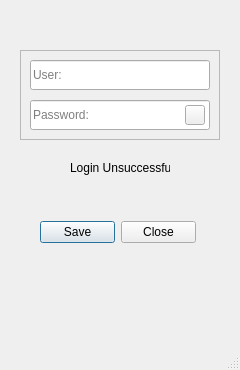
<?xml version="1.0" encoding="UTF-8"?>
<ui version="4.0">
 <class>MainWindow</class>
 <widget class="QMainWindow" name="MainWindow">
  <property name="geometry">
   <rect>
    <x>0</x>
    <y>0</y>
    <width>240</width>
    <height>370</height>
   </rect>
  </property>
  <property name="windowTitle">
   <string>MainWindow</string>
  </property>
  <widget class="QWidget" name="centralwidget">
   <widget class="QStackedWidget" name="stackedWidget">
    <property name="geometry">
     <rect>
      <x>0</x>
      <y>20</y>
      <width>240</width>
      <height>360</height>
     </rect>
    </property>
    <property name="frameShape">
     <enum>QFrame::Shape::NoFrame</enum>
    </property>
    <property name="frameShadow">
     <enum>QFrame::Shadow::Raised</enum>
    </property>
    <property name="currentIndex">
     <number>0</number>
    </property>
    <widget class="QWidget" name="LoginPage">
     <widget class="QDialogButtonBox" name="SubmitLoginData">
      <property name="geometry">
       <rect>
        <x>40</x>
        <y>200</y>
        <width>156</width>
        <height>24</height>
       </rect>
      </property>
      <property name="standardButtons">
       <set>QDialogButtonBox::StandardButton::Close|QDialogButtonBox::StandardButton::Save</set>
      </property>
     </widget>
     <widget class="QFrame" name="LoginFrame">
      <property name="geometry">
       <rect>
        <x>20</x>
        <y>30</y>
        <width>200</width>
        <height>90</height>
       </rect>
      </property>
      <property name="frameShape">
       <enum>QFrame::Shape::StyledPanel</enum>
      </property>
      <property name="frameShadow">
       <enum>QFrame::Shadow::Raised</enum>
      </property>
      <widget class="QLineEdit" name="PasswordField">
       <property name="geometry">
        <rect>
         <x>10</x>
         <y>50</y>
         <width>180</width>
         <height>30</height>
        </rect>
       </property>
       <property name="font">
        <font>
         <kerning>true</kerning>
        </font>
       </property>
       <property name="echoMode">
        <enum>QLineEdit::EchoMode::Password</enum>
       </property>
       <property name="placeholderText">
        <string>Password:</string>
       </property>
       <property name="clearButtonEnabled">
        <bool>false</bool>
       </property>
      </widget>
      <widget class="QLineEdit" name="UserField">
       <property name="geometry">
        <rect>
         <x>10</x>
         <y>10</y>
         <width>180</width>
         <height>30</height>
        </rect>
       </property>
       <property name="placeholderText">
        <string>User:</string>
       </property>
      </widget>
      <widget class="QPushButton" name="ShowPassword">
       <property name="geometry">
        <rect>
         <x>165</x>
         <y>55</y>
         <width>20</width>
         <height>20</height>
        </rect>
       </property>
       <property name="text">
        <string/>
       </property>
      </widget>
     </widget>
     <widget class="QLabel" name="LoginFailure">
      <property name="geometry">
       <rect>
        <x>70</x>
        <y>140</y>
        <width>100</width>
        <height>16</height>
       </rect>
      </property>
      <property name="text">
       <string>Login Unsuccessful</string>
      </property>
     </widget>
    </widget>
    <widget class="QWidget" name="FunctionPage">
     <widget class="QFrame" name="FunctionsFrame">
      <property name="geometry">
       <rect>
        <x>70</x>
        <y>20</y>
        <width>105</width>
        <height>105</height>
       </rect>
      </property>
      <property name="frameShape">
       <enum>QFrame::Shape::StyledPanel</enum>
      </property>
      <property name="frameShadow">
       <enum>QFrame::Shadow::Raised</enum>
      </property>
      <widget class="QPushButton" name="Scrobble">
       <property name="geometry">
        <rect>
         <x>15</x>
         <y>70</y>
         <width>75</width>
         <height>25</height>
        </rect>
       </property>
       <property name="text">
        <string>Scrobble</string>
       </property>
      </widget>
      <widget class="QPushButton" name="Simulate">
       <property name="geometry">
        <rect>
         <x>15</x>
         <y>40</y>
         <width>75</width>
         <height>25</height>
        </rect>
       </property>
       <property name="text">
        <string>Simulate</string>
       </property>
      </widget>
      <widget class="QPushButton" name="Verify">
       <property name="geometry">
        <rect>
         <x>15</x>
         <y>10</y>
         <width>75</width>
         <height>25</height>
        </rect>
       </property>
       <property name="text">
        <string>Verify</string>
       </property>
      </widget>
     </widget>
     <widget class="QLabel" name="User">
      <property name="geometry">
       <rect>
        <x>60</x>
        <y>160</y>
        <width>121</width>
        <height>20</height>
       </rect>
      </property>
      <property name="text">
       <string>Logged in as:</string>
      </property>
     </widget>
     <widget class="QFrame" name="Redirect">
      <property name="geometry">
       <rect>
        <x>70</x>
        <y>184</y>
        <width>105</width>
        <height>101</height>
       </rect>
      </property>
      <property name="frameShape">
       <enum>QFrame::Shape::NoFrame</enum>
      </property>
      <property name="frameShadow">
       <enum>QFrame::Shadow::Raised</enum>
      </property>
      <widget class="QPushButton" name="Logout">
       <property name="geometry">
        <rect>
         <x>15</x>
         <y>10</y>
         <width>75</width>
         <height>25</height>
        </rect>
       </property>
       <property name="text">
        <string>Logout</string>
       </property>
      </widget>
      <widget class="QPushButton" name="Settings">
       <property name="geometry">
        <rect>
         <x>15</x>
         <y>40</y>
         <width>75</width>
         <height>25</height>
        </rect>
       </property>
       <property name="text">
        <string>Settings</string>
       </property>
      </widget>
      <widget class="QPushButton" name="ViewLogs">
       <property name="geometry">
        <rect>
         <x>15</x>
         <y>70</y>
         <width>75</width>
         <height>25</height>
        </rect>
       </property>
       <property name="text">
        <string>View Logs</string>
       </property>
      </widget>
     </widget>
    </widget>
    <widget class="QWidget" name="SettingsPage">
     <widget class="QFrame" name="TimezoneFrame">
      <property name="geometry">
       <rect>
        <x>20</x>
        <y>20</y>
        <width>200</width>
        <height>80</height>
       </rect>
      </property>
      <property name="frameShape">
       <enum>QFrame::Shape::StyledPanel</enum>
      </property>
      <property name="frameShadow">
       <enum>QFrame::Shadow::Raised</enum>
      </property>
      <widget class="QLabel" name="TimezoneLabel">
       <property name="geometry">
        <rect>
         <x>10</x>
         <y>10</y>
         <width>55</width>
         <height>15</height>
        </rect>
       </property>
       <property name="text">
        <string>Timezone: </string>
       </property>
      </widget>
      <widget class="QComboBox" name="Timezone">
       <property name="geometry">
        <rect>
         <x>70</x>
         <y>8</y>
         <width>110</width>
         <height>20</height>
        </rect>
       </property>
       <item>
        <property name="text">
         <string>UTC+10</string>
        </property>
       </item>
       <item>
        <property name="text">
         <string>UTC</string>
        </property>
       </item>
      </widget>
      <widget class="QPushButton" name="SaveTimezone">
       <property name="geometry">
        <rect>
         <x>50</x>
         <y>40</y>
         <width>100</width>
         <height>25</height>
        </rect>
       </property>
       <property name="text">
        <string>Save</string>
       </property>
      </widget>
     </widget>
     <widget class="QFrame" name="FilepathFrame">
      <property name="geometry">
       <rect>
        <x>20</x>
        <y>130</y>
        <width>200</width>
        <height>80</height>
       </rect>
      </property>
      <property name="frameShape">
       <enum>QFrame::Shape::StyledPanel</enum>
      </property>
      <property name="frameShadow">
       <enum>QFrame::Shadow::Raised</enum>
      </property>
      <widget class="QLabel" name="FilepathLabel">
       <property name="geometry">
        <rect>
         <x>10</x>
         <y>10</y>
         <width>45</width>
         <height>15</height>
        </rect>
       </property>
       <property name="text">
        <string>Filepath:</string>
       </property>
      </widget>
      <widget class="QPushButton" name="ChangeFilepath">
       <property name="geometry">
        <rect>
         <x>50</x>
         <y>40</y>
         <width>100</width>
         <height>25</height>
        </rect>
       </property>
       <property name="text">
        <string>Change Filepath</string>
       </property>
      </widget>
      <widget class="QLabel" name="InsertFilepath">
       <property name="geometry">
        <rect>
         <x>60</x>
         <y>10</y>
         <width>130</width>
         <height>16</height>
        </rect>
       </property>
       <property name="text">
        <string>InsertFilepath</string>
       </property>
      </widget>
     </widget>
     <widget class="QPushButton" name="Return">
      <property name="geometry">
       <rect>
        <x>85</x>
        <y>240</y>
        <width>75</width>
        <height>25</height>
       </rect>
      </property>
      <property name="text">
       <string>Return</string>
      </property>
     </widget>
    </widget>
    <widget class="QWidget" name="LogPage">
     <widget class="QTextEdit" name="LogData">
      <property name="geometry">
       <rect>
        <x>10</x>
        <y>30</y>
        <width>220</width>
        <height>260</height>
       </rect>
      </property>
      <property name="readOnly">
       <bool>true</bool>
      </property>
      <property name="html">
       <string>&lt;!DOCTYPE HTML PUBLIC &quot;-//W3C//DTD HTML 4.0//EN&quot; &quot;http://www.w3.org/TR/REC-html40/strict.dtd&quot;&gt;
&lt;html&gt;&lt;head&gt;&lt;meta name=&quot;qrichtext&quot; content=&quot;1&quot; /&gt;&lt;meta charset=&quot;utf-8&quot; /&gt;&lt;style type=&quot;text/css&quot;&gt;
p, li { white-space: pre-wrap; }
hr { height: 1px; border-width: 0; }
li.unchecked::marker { content: &quot;\2610&quot;; }
li.checked::marker { content: &quot;\2612&quot;; }
&lt;/style&gt;&lt;/head&gt;&lt;body style=&quot; font-family:'Segoe UI'; font-size:9pt; font-weight:400; font-style:normal;&quot;&gt;
&lt;p style=&quot;-qt-paragraph-type:empty; margin-top:0px; margin-bottom:0px; margin-left:0px; margin-right:0px; -qt-block-indent:0; text-indent:0px;&quot;&gt;&lt;br /&gt;&lt;/p&gt;&lt;/body&gt;&lt;/html&gt;</string>
      </property>
     </widget>
     <widget class="QFrame" name="frame">
      <property name="geometry">
       <rect>
        <x>10</x>
        <y>0</y>
        <width>220</width>
        <height>25</height>
       </rect>
      </property>
      <property name="frameShape">
       <enum>QFrame::Shape::NoFrame</enum>
      </property>
      <property name="frameShadow">
       <enum>QFrame::Shadow::Raised</enum>
      </property>
      <widget class="QPushButton" name="ClearLog">
       <property name="geometry">
        <rect>
         <x>125</x>
         <y>0</y>
         <width>80</width>
         <height>25</height>
        </rect>
       </property>
       <property name="autoFillBackground">
        <bool>false</bool>
       </property>
       <property name="text">
        <string>Clear</string>
       </property>
      </widget>
      <widget class="QPushButton" name="Return_1">
       <property name="geometry">
        <rect>
         <x>15</x>
         <y>0</y>
         <width>80</width>
         <height>25</height>
        </rect>
       </property>
       <property name="text">
        <string>Return</string>
       </property>
      </widget>
     </widget>
    </widget>
   </widget>
  </widget>
  <widget class="QMenuBar" name="menubar">
   <property name="geometry">
    <rect>
     <x>0</x>
     <y>0</y>
     <width>240</width>
     <height>33</height>
    </rect>
   </property>
  </widget>
  <widget class="QStatusBar" name="statusbar"/>
 </widget>
 <resources/>
 <connections/>
</ui>
